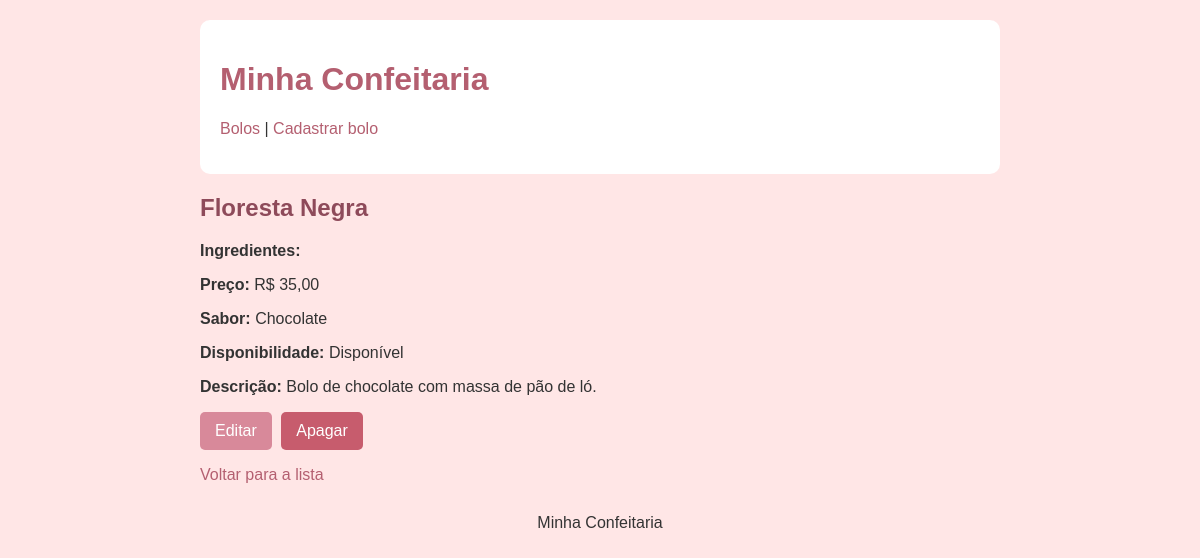
Page /catalogo/bolos/1/ on the committed database.
### catalogo/models.py (models this page shows, shortened)
class Bolo(models.Model):
    nome = models.CharField(max_length=255)
    sabor = models.CharField(max_length=100)
    ingredientes = models.TextField(default='')
    descricao = models.TextField(blank=True, null=True)
    preco = models.DecimalField(max_digits=6, decimal_places=2)
    disponivel = models.BooleanField(default=True)
    data_cadastro = models.DateTimeField(auto_now_add=True)

### catalogo/views.py (the view)
# urls.py: path('bolos/<int:pk>/', views.detalhe_bolo, name='detalhe_bolo'),
def detalhe_bolo(request, pk):
    bolo = get_object_or_404(Bolo, pk=pk)
    return render(request, 'catalogo/detalhe_bolo.html', {'bolo': bolo})

### catalogo/templates/catalogo/detalhe_bolo.html (shortened to what this page needs)
{% extends 'catalogo/base.html' %}
{% block content %}
<h2>{{ bolo.nome }}</h2>
<p><strong>Ingredientes:</strong></p>
<p><strong>Preço:</strong> R$ {{ bolo.preco }}</p>
<p><strong>Sabor:</strong> {{ bolo.sabor }}</p>
<p><strong>Disponibilidade:</strong>
{% if bolo.disponivel %}
    Disponível
{% else %}
    Indisponível
{% endif %}
</p>
{% if bolo.descricao %}
<p><strong>Descrição:</strong> {{ bolo.descricao }}</p>
{% endif %}
<p>
    <a class="botao" href="{% url 'catalogo:editar_bolo' bolo.pk %}">Editar</a>
    <a class="botao apagar" href="{% url 'catalogo:apagar_bolo' bolo.pk %}">Apagar</a>
</p>
<p><a href="{% url 'catalogo:lista_bolos' %}">Voltar para a lista</a></p>
{% endblock %}

### catalogo/static/catalogo/style.css (style rules this page uses)
body { font-family: Arial, sans-serif; background-color: #ffe6e6; color: #333; max-width: 800px; margin: 0 auto; padding: 20px; }
h1, h2 { color: #8e4a5a; }
a { color: #b45f70; text-decoration: none; }
.botao { display: inline-block; background-color: #d8899a; color: white; padding: 10px 15px; border: none; border-radius: 5px; cursor: pointer; text-decoration: none; margin-right: 5px; }
.apagar { background-color: #c75c6d; }

### rows in the picture
Bolo: nome "Floresta Negra", preco "35,00", sabor "Chocolate", descricao "Bolo de chocolate com massa de pão de ló."
